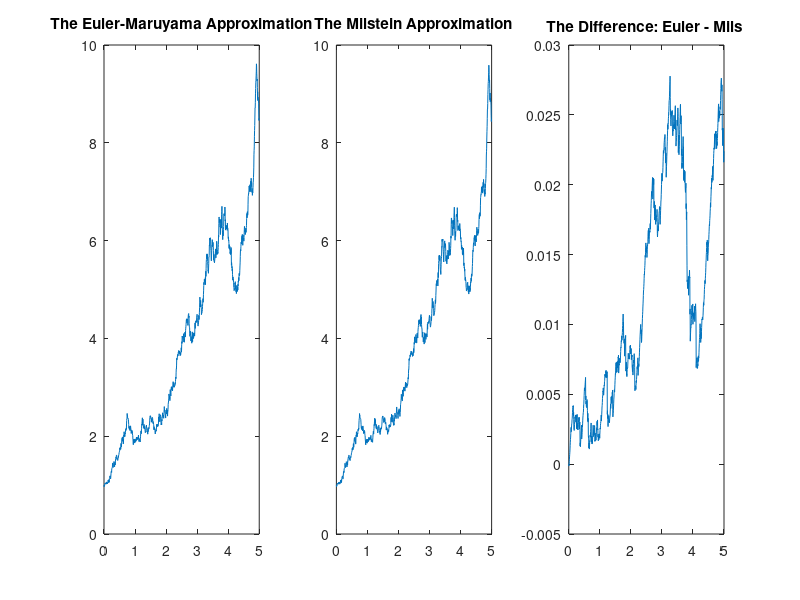

Write the MATLAB code that produced this figure.
clear 
clc
rng(0) 

mu = 0.5; 
sigma = 0.4; 
S0 = 1; 
alpha = 1.2; 
t = linspace(0,5,1000);  
deltat = t(2) - t(1); 
Z = randn(length(t)-1, 1); 

S_euler = zeros(length(t),1); 
S_euler(1) = S0;
S_mils = zeros(length(t),1); 
S_mils(1) = S0; 

for idx = 2:length(t)
	S_euler(idx) = S_euler(idx-1)+ mu*S_euler(idx-1).*deltat...
		+ (sigma*S_euler(idx-1)^(alpha*0.5))*Z(idx-1)*sqrt(deltat); 
end 

for idx = 2:length(t)
	S_mils(idx) = S_mils(idx-1)+ mu*S_mils(idx-1).*deltat...
		+ (sigma*S_mils(idx-1)^(alpha*0.5))*Z(idx-1)*sqrt(deltat)...
        + (alpha*0.250*sigma^2.*(S_mils(idx-1)^(alpha-1)).*(Z(idx-1)^2 - 1)...
        .*deltat); 
end 

figure()
subplot(1,3,1)
plot(t,S_euler)
title('The Euler-Maruyama Approximation')

subplot(1,3,2)
plot(t,S_mils)
title('The Milstein Approximation')

subplot(1,3,3)
plot(t,S_euler - S_mils) 
title('The Difference: Euler - Mils ')
